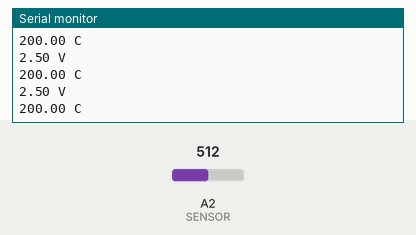
Simulated run of this sketch. Board: Arduino Uno, built with avr-gcc and run on an emulated ATmega328P. On the bench: the last lines printed to the serial monitor. Inputs (shaded band) come from the test bench; at power-on: A2 (SENSOR) = 512.

Above: at 1.3 s.
1.4 s: A2 (SENSOR) set to 716
At 1.81 s:
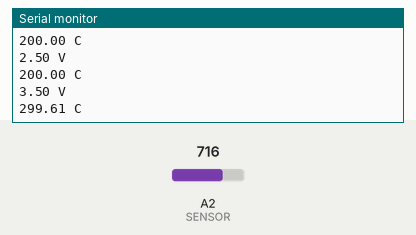
2.9 s: A2 (SENSOR) set to 900
At 3.32 s:
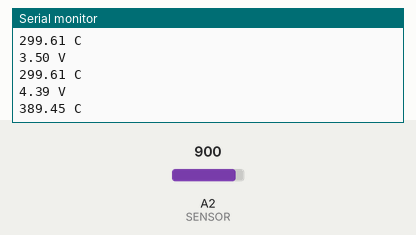
Timing chart, 0 to 5.9 s (numbered marks = the images above; inputs shaded):
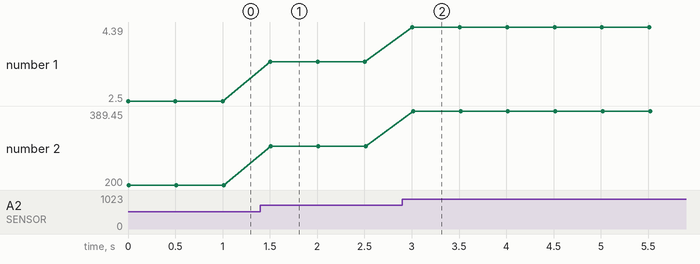

The sketch:

TempratureSensor.pde
```cpp
const int SENSOR = 2;

void setup(){
  Serial.begin(9600);
}

void loop(){
  int value = analogRead(SENSOR);
  float voltage = value * 5.0;
  voltage /= 1024.0;
  Serial.print(voltage);
  Serial.println(" V");
  float temprature = (voltage - 0.5) * 100;
  Serial.print(temprature);
  Serial.println(" C");
  delay(500);
}
```

Measured:
- after the input at 1.4 s, the serial monitor: prints a new line after 0.10 s (image 1)
- after the input at 2.9 s, the serial monitor: prints a new line after 0.11 s (image 2)
- plotted number 1: 2.5 → 3.5 after the input at 1.4 s, 3.5 → 4.39 after the input at 2.9 s
- plotted number 2: 200 → 299.61 after the input at 1.4 s, 299.61 → 389.45 after the input at 2.9 s
